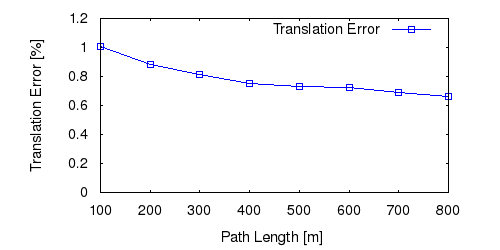

Recreate this plot in gnuplot.
set term postscript eps enhanced color
set output "13_tl.eps"
set size ratio 0.5
set yrange [0:*]
set xlabel "Path Length [m]"
set ylabel "Translation Error [%]"
plot "13_tl.txt" using 1:($2*100) title 'Translation Error' lc rgb "#0000FF" pt 4 w linespoints
